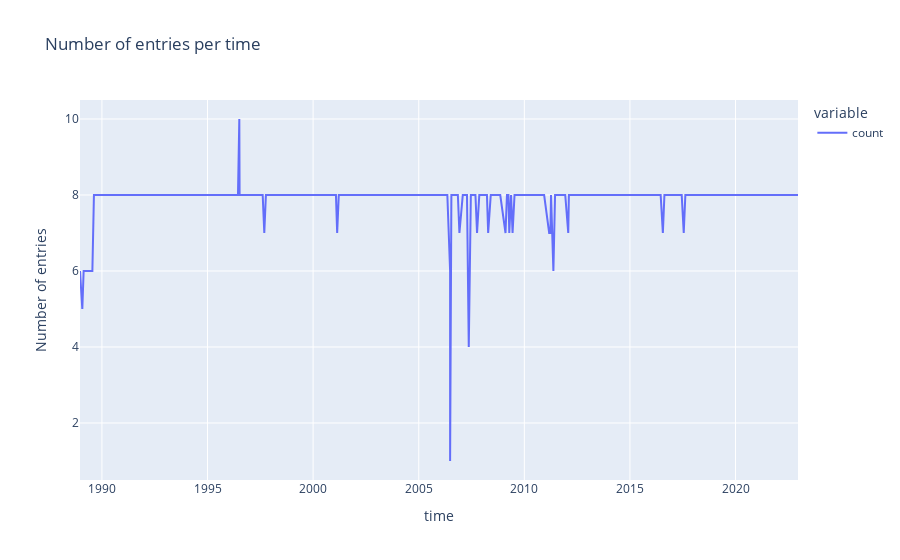

Write notebook code for a chart like this one.
### Markdown cell above
## Manage index

---

### Code cell
raw_data["time"].value_counts().sort_index().plot(
    title="Number of entries per time",
    labels=dict(
        index="Time",
        value="Number of entries",
    ),
)

### Figure 1 — Plotly figure (JSON) as saved in the notebook; plotly's stock layout.template omitted (floating-point values rounded to 4 significant figures; data arrays with more than 128 entries replaced by an {"elided": "..."} marker saying what was removed)
{"data": [{"hovertemplate": "variable=count<br>time=%{x}<br>Number of entries=%{y}<extra></extra>", "legendgroup": "count", "line": {"color": "#636efa", "dash": "solid"}, "marker": {"symbol": "circle"}, "mode": "lines", "name": "count", "orientation": "v", "showlegend": true, "type": "scatter", "x": {"elided": "445 str values"}, "xaxis": "x", "y": {"elided": "445 int values"}, "yaxis": "y"}], "layout": {"legend": {"title": {"text": "variable"}, "tracegroupgap": 0}, "title": {"text": "Number of entries per time"}, "xaxis": {"anchor": "y", "domain": [0, 1], "title": {"text": "time"}}, "yaxis": {"anchor": "x", "domain": [0, 1], "title": {"text": "Number of entries"}}}}
